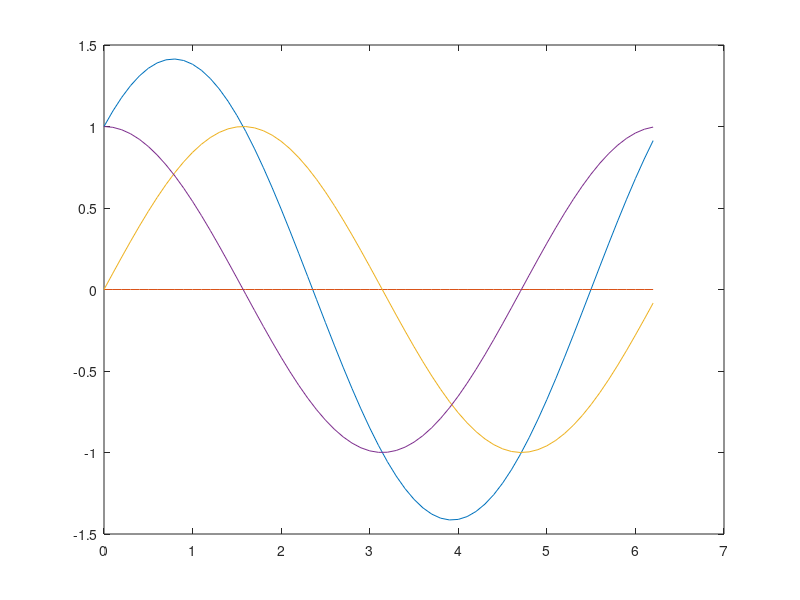

MATLAB code to generate this figure:
close all;clc;clear;x = 0:0.1: 2 * pi;y = sin(x) + cos(x)plot(x,y)hold onj = 0*x plot(x,j)%To create a line where y component is zero for referencez = sin(x)plot(x,z)w = cos(x)plot(x,w)hold off